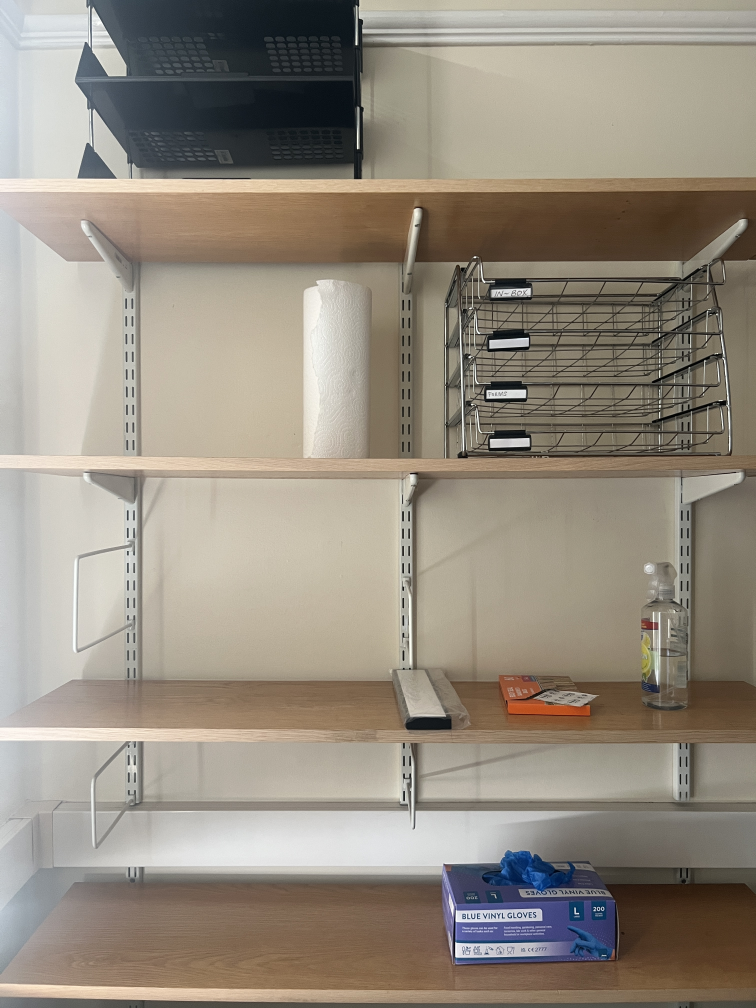
#> input picture Assets/IMG_9599.JPG, 3024 x 4032 px (shown at 1/4 size)
$ python picture.py
#> lines starting #> are read from the running program, lines starting #| are printed output that depends on the picture; after the words box and inside, x2 and y2 are one past the last pixel; in counts of white or black regions, pixels touching at a corner belong together; pictures that were not available may be replaced by others from this repository, and a replacement may not be noted
import cv2
import numpy as np
import imutils

# Load and resize images
img1 = cv2.imread("Assets/IMG_9599.JPG")
#> img1 is the input picture: shape (4032, 3024, 3); mean B, G, R 128.2, 140.8, 149.2
img2 = cv2.imread("Assets/IMG_9601.JPG")
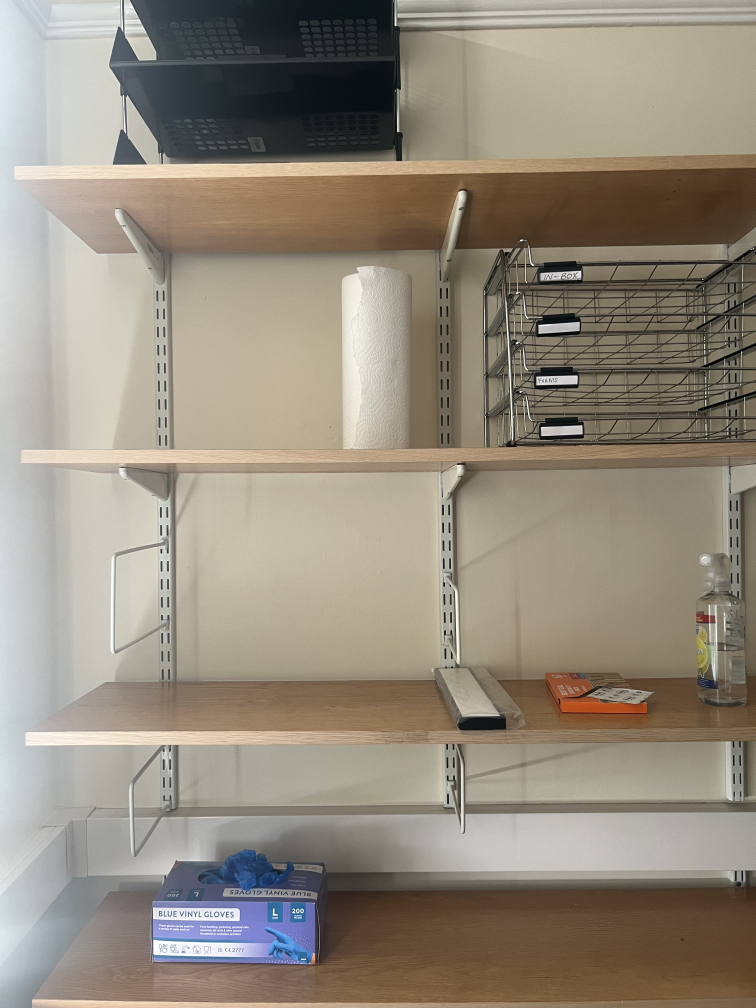
#> input picture Assets/IMG_9598.JPG, 3024 x 4032 px, given in place of IMG_9601.JPG, which was not available (shown at 1/4 size)
#> img2 is the input picture: shape (4032, 3024, 3); mean B, G, R 126, 139.7, 148.4
img1 = cv2.resize(img1, (600, 360))
#> img1: shape (360, 600, 3)
img2 = cv2.resize(img2, (600, 360))
#> img2: shape (360, 600, 3)

# Convert to grayscale
gray1 = cv2.cvtColor(img1, cv2.COLOR_BGR2GRAY)
gray2 = cv2.cvtColor(img2, cv2.COLOR_BGR2GRAY)
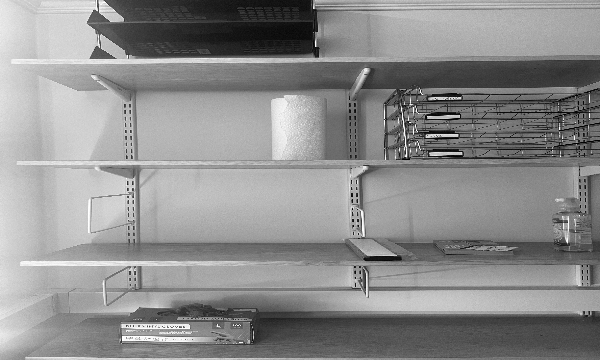
#> gray2: shape (360, 600); min 0, max 255, mean 140.6

# Absolute difference
diff = cv2.absdiff(gray1, gray2)
cv2.imshow("diff(img1, img2)", diff)

# Threshold the diff image
thresh = cv2.threshold(diff, 0, 255, cv2.THRESH_BINARY | cv2.THRESH_OTSU)[1]
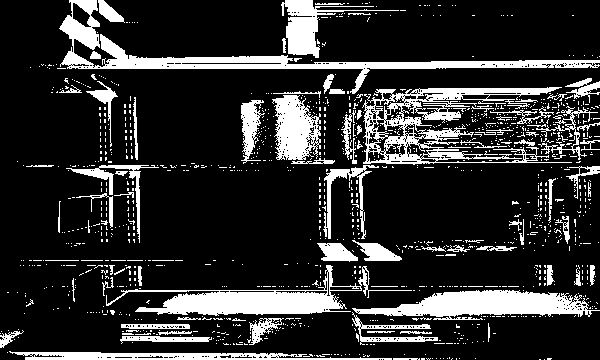
#> thresh: shape (360, 600); 18.7% white; 1216 white regions (1127 under 20 px), largest, box (x1, y1, x2, y2) and area: (59, 0, 600, 94) 6093, (362, 87, 572, 165) 5084, (106, 265, 412, 316) 4436

# Dilation to combine adjacent differences
kernel = np.ones((5, 5), np.uint8)
dilate = cv2.dilate(thresh, kernel, iterations=2)
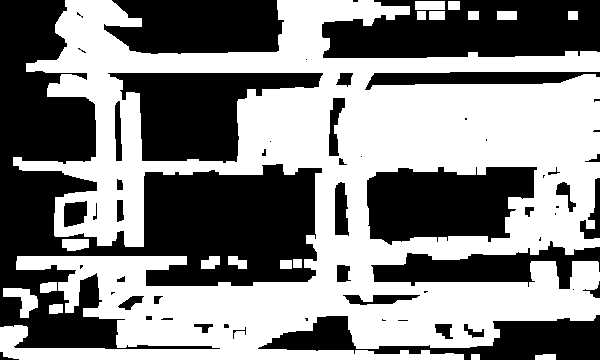
#> dilate: shape (360, 600); 52% white; 58 black regions (22 under 20 px)
cv2.imshow("Dillation", dilate)

# Find contours
contours = cv2.findContours(dilate.copy(), cv2.RETR_EXTERNAL, cv2.CHAIN_APPROX_SIMPLE)
#> contours = 18 contours; largest, box (x1, y1, x2, y2) and area: (0, 0, 600, 360) 131304, (3, 288, 38, 318) 464, (62, 239, 89, 251) 247, (415, 1, 445, 10) 232, (201, 256, 220, 269) 165
contours = imutils.grab_contours(contours)

# Draw bounding boxes on a copy of the original
for contour in contours:
    if cv2.contourArea(contour) > 100:  # Filter small areas
        x, y, w, h = cv2.boundingRect(contour)
        cv2.rectangle(img1, (x, y), (x + w, y + h), (0, 0, 255), 2)
        cv2.rectangle(img2, (x, y), (x + w, y + h), (0, 0, 255), 2)
#> this loop made 18 passes
#> (contour, x, y, w, h) on passes 12, 14, 17: ([[497, 11], [497, 19], [516, 19], [516, 11]], 497, 11, 20, 9), ([[429, 11], [429, 19], [444, 19], [444, 11]], 429, 11, 16, 9), ([[415, 1], [415, 9], [444, 9], [444, 1]], 415, 1, 30, 9)
#> (x, y, w, h) on passes 3, 4, 5, 8, 9, 10: (49, 304, 14, 10), (3, 288, 35, 30), (40, 282, 17, 11), (228, 256, 19, 13), (201, 256, 19, 13), (62, 239, 27, 12)
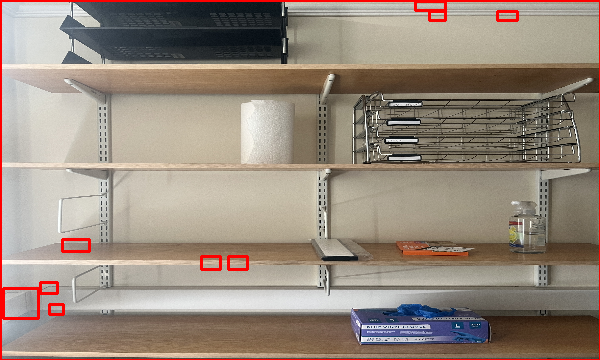
#> img1: shape (360, 600, 3); mean B, G, R 124.9, 137.2, 151.1
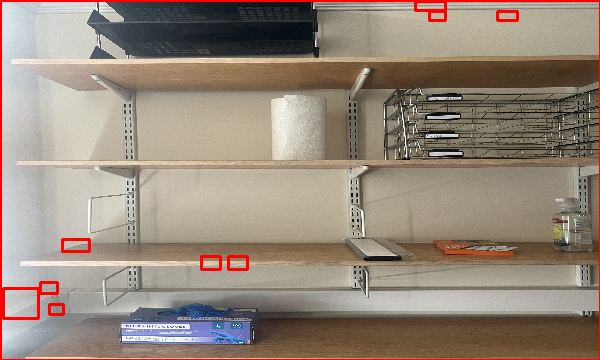
#> img2: shape (360, 600, 3); mean B, G, R 122.7, 136.1, 150.2

# Display the result
x = np.zeros((360,10,3), np.uint8)
result = np.hstack((img1,x, img2))
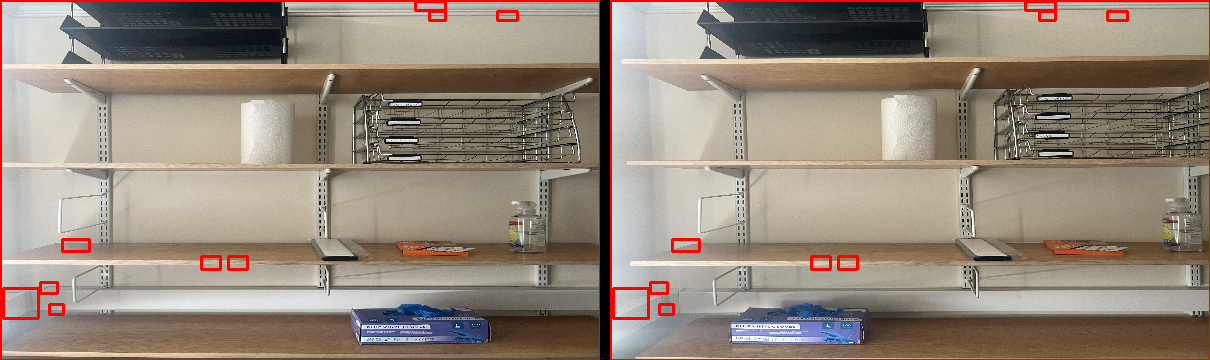
#> result: shape (360, 1210, 3); mean B, G, R 122.7, 135.6, 149.4
cv2.imshow("Differences", result)

cv2.waitKey(0)
cv2.destroyAllWindows()
